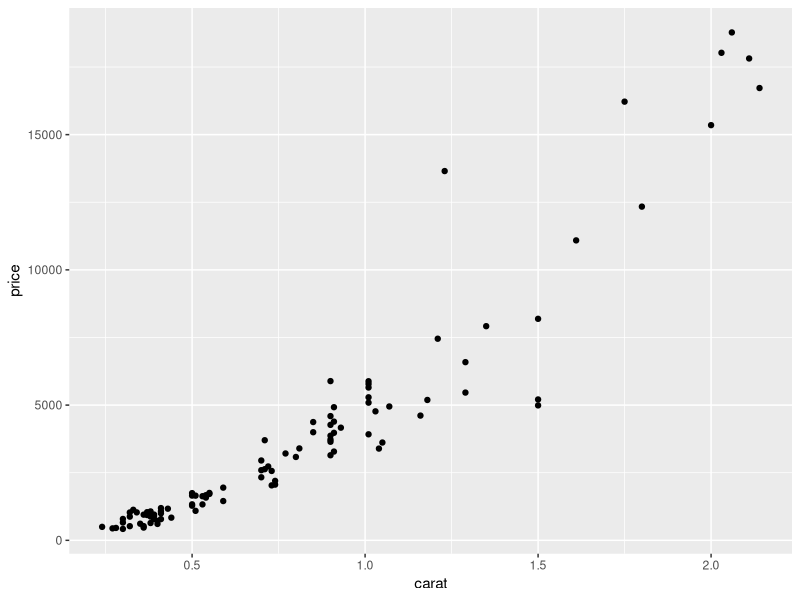
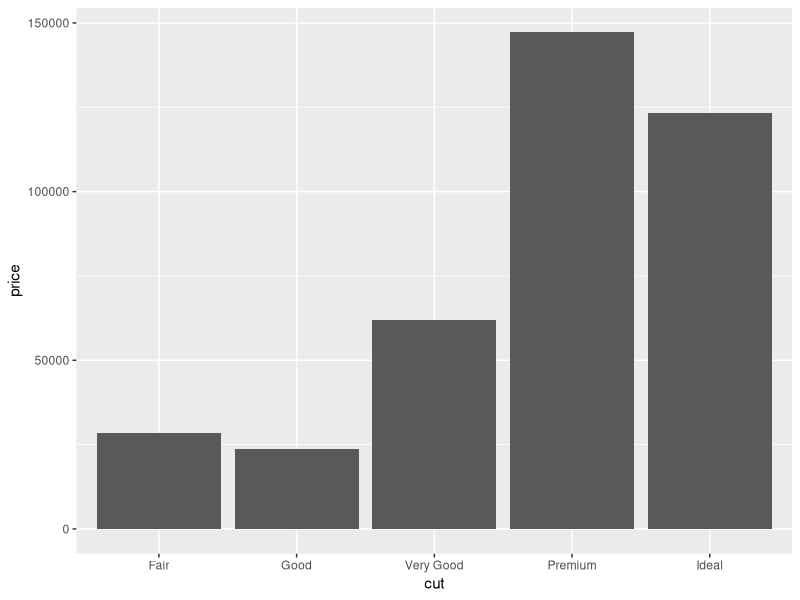
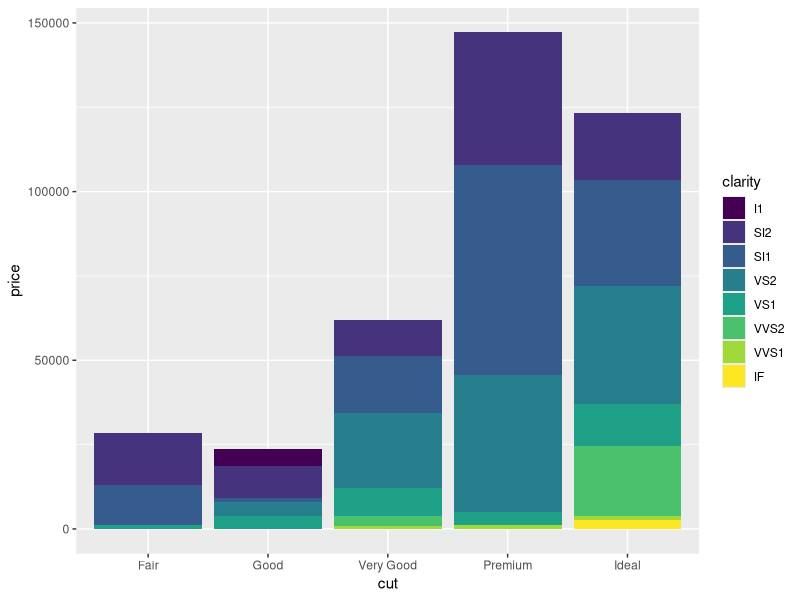
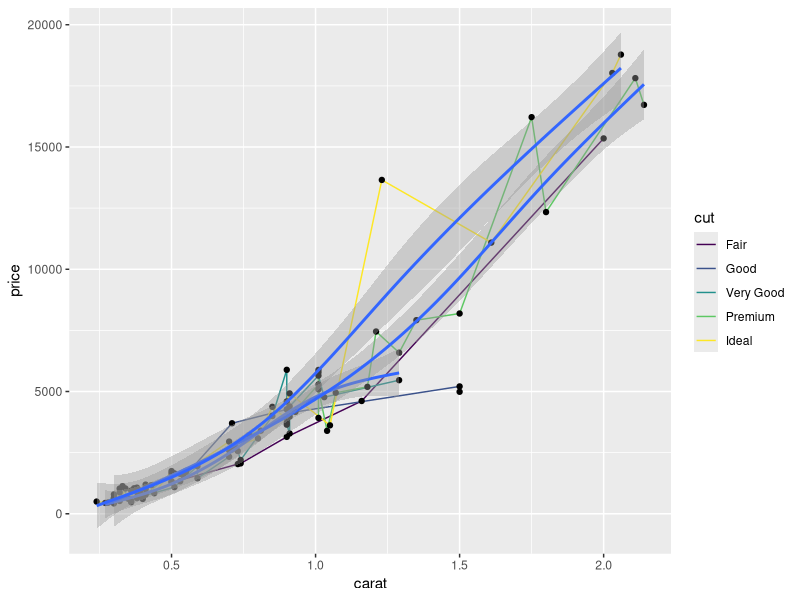
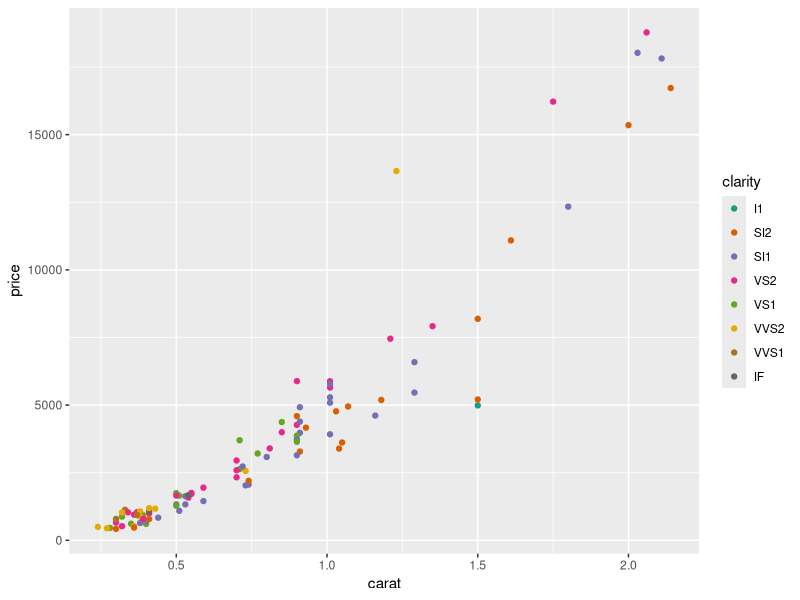
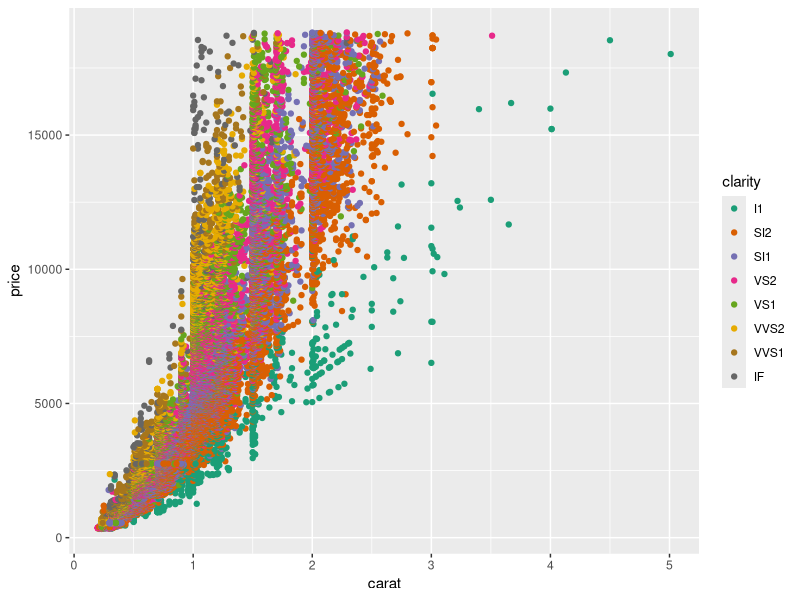
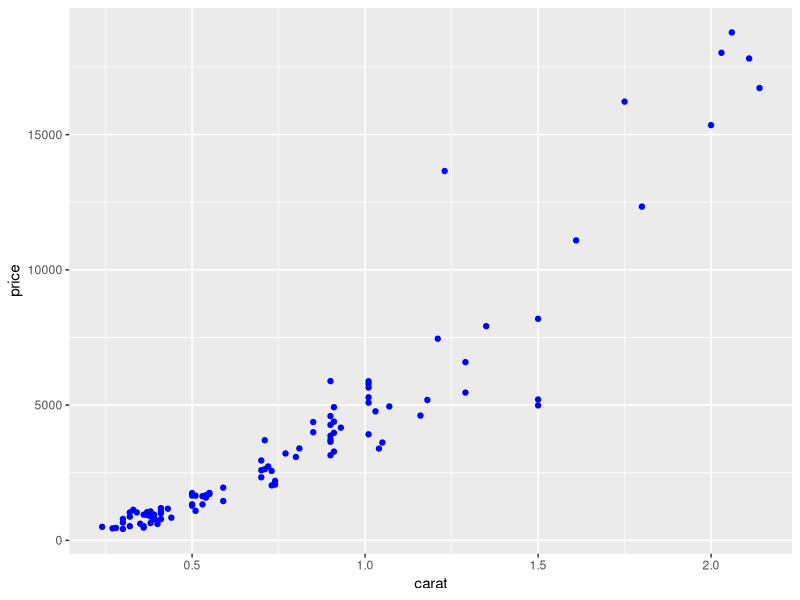
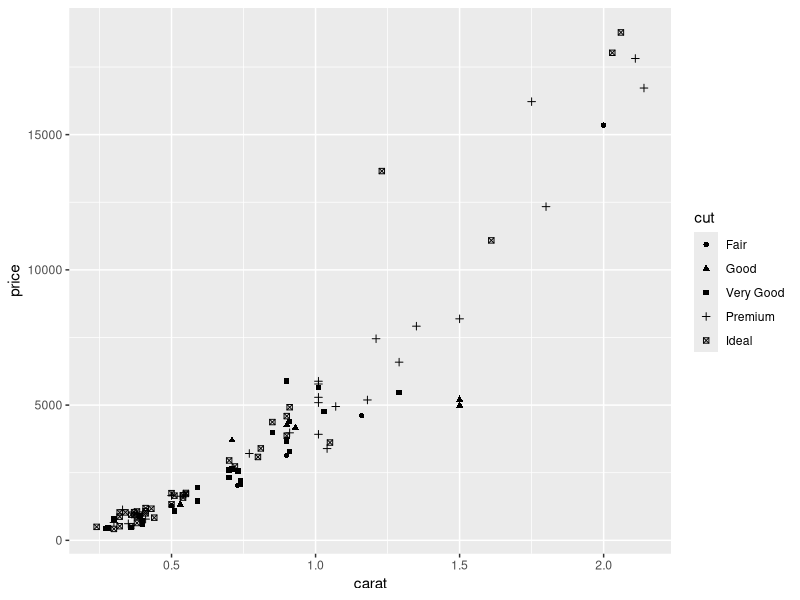

The R source for these figures, in order:
# Exercise 1: ggplot2 basics

library(dplyr)
library(ggplot2)
diamonds_sample <- sample_n(diamonds, 100)
p <- ggplot(diamonds_sample, aes(x=carat, y=price)) + geom_point()

p2 <- ggplot(diamonds_sample, aes(x=carat, y=price, color=clarity)) + geom_point() + scale_color_brewer(palette="Dark2")

p3 <- ggplot(diamonds, aes(x=carat, y=price, color=clarity)) + geom_point() + scale_color_brewer(palette="Dark2")

p4 <- ggplot(diamonds_sample, aes(x=carat, y=price)) + geom_point(color='blue')

p5 <- ggplot(diamonds_sample, aes(x=carat, y=price, group=cut)) + geom_point(aes(shape=cut))

p6 <- ggplot(diamonds_sample, aes(x=cut, y=carat, group=price)) + geom_point(aes(size=price))

p7 <- ggplot(diamonds_sample, aes(x=cut, y=carat, group=price)) + geom_point(aes(size=price, color=price))

p8 <- ggplot(diamonds_sample, aes(x=carat, y=price, group=cut)) + geom_line(aes(color=cut)) + geom_point()

p9 <- ggplot(diamonds_sample, aes(x=carat, y=price, group=cut)) + geom_line(aes(color=cut)) + geom_point() + stat_smooth(method="gam")

p10 <- ggplot(diamonds_sample, aes(x=cut, y=price)) + geom_col()

p11 <- ggplot(diamonds_sample, aes(x=cut, y=price, fill=clarity)) + geom_col()

p12 <- ggplot(diamonds_sample, aes(x=carat, y=price, group=cut), col=alpha(0.3)) + geom_line(aes(color=cut)) + geom_point() + stat_smooth(method="gam")